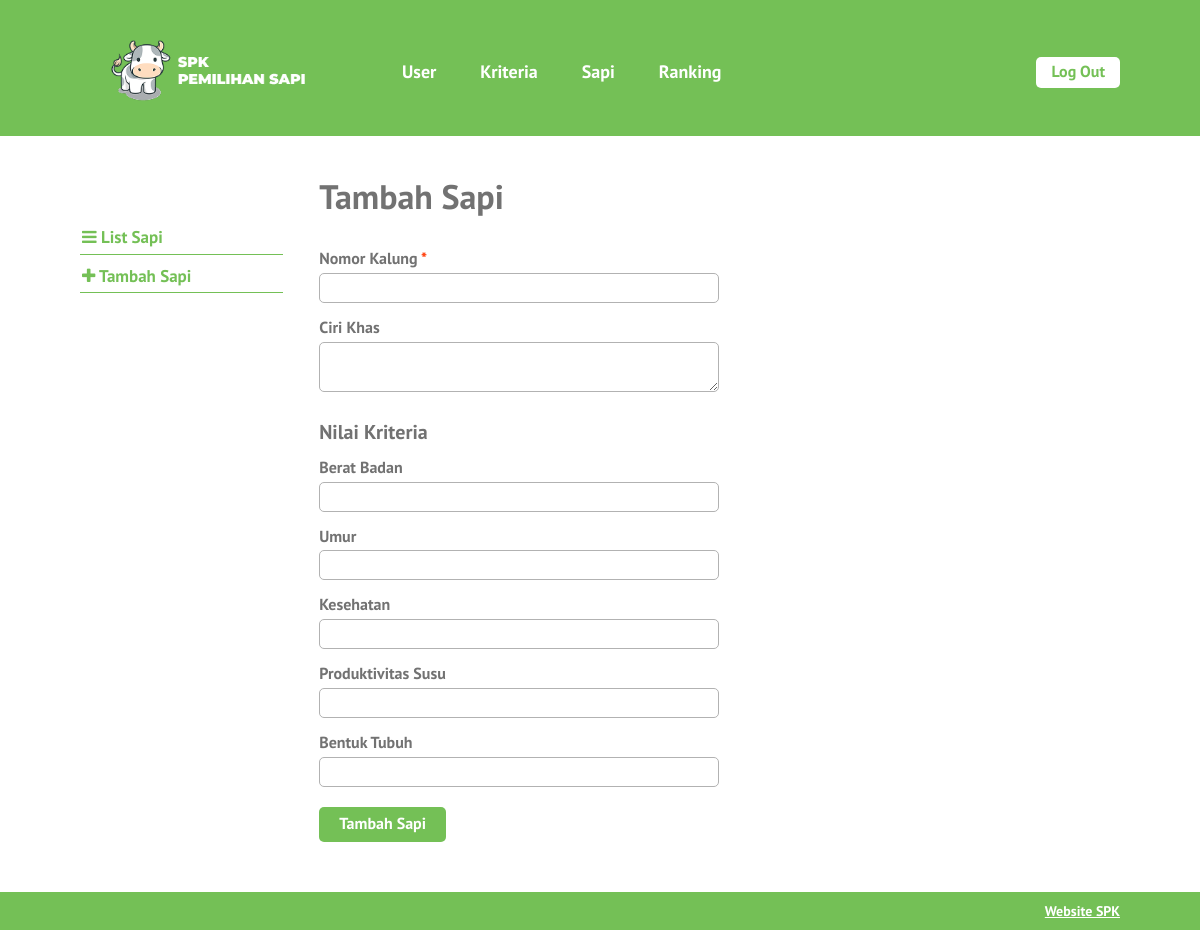
The page /tambah-sapi.php (signed in) on the database its author committed.
### tables this page shows
CREATE TABLE `kriteria` (
  `id_kriteria` int(10) NOT NULL,
  `nama` varchar(30) NOT NULL,
  `type` enum('benefit','cost') NOT NULL,
  `bobot` float NOT NULL,
  `ada_pilihan` tinyint(1) DEFAULT NULL,
  `urutan_order` int(2) NOT NULL
);

### tambah-sapi.php (the view, shortened to what this page needs)
<?php require_once('includes/init.php'); ?>
<?php
$no_kalung = (isset($_POST['no_kalung'])) ? trim($_POST['no_kalung']) : '';
$ciri_khas = (isset($_POST['ciri_khas'])) ? trim($_POST['ciri_khas']) : '';
?>
<?php
require_once('template-parts/header.php');
?>
	<div class="main-content-row">
	<div class="container clearfix">
		<?php include_once('template-parts/sidebar-sapi.php'); ?>
		<div class="main-content the-content">
			<h1>Tambah Sapi</h1>
				<form action="tambah-sapi.php" method="post">
					<div class="field-wrap clearfix">
						<label>Nomor Kalung <span class="red">*</span></label>
						<input type="text" name="no_kalung" value="<?php echo $no_kalung; ?>">
					</div>
					<div class="field-wrap clearfix">
						<label>Ciri Khas</label>
						<textarea name="ciri_khas" cols="30" rows="2"><?php echo $ciri_khas; ?></textarea>
					</div>
					<h3>Nilai Kriteria</h3>
					<?php
					$query = $pdo->prepare('SELECT id_kriteria, nama, ada_pilihan FROM kriteria ORDER BY urutan_order ASC');
					$query->execute();
					$query->setFetchMode(PDO::FETCH_ASSOC);
					if($query->rowCount() > 0):
						while($kriteria = $query->fetch()):
						?>
							<div class="field-wrap clearfix">
								<label><?php echo $kriteria['nama']; ?></label>
								<?php if(!$kriteria['ada_pilihan']): ?>
									<input type="number" step="0.001" name="kriteria[<?php echo $kriteria['id_kriteria']; ?>]">
								<?php endif; ?>
							</div>
						<?php
						endwhile;
					else:
						echo '<p>Kriteria masih kosong.</p>';
					endif;
					?>
					<div class="field-wrap clearfix">
						<button type="submit" name="submit" value="submit" class="button">Tambah Sapi</button>
					</div>
				</form>
		</div>
	</div>
	</div>
<?php
require_once('template-parts/footer.php');

### stylesheets/style.css (style rules this page uses)
html,body,div,span,applet,object,iframe,h1,h2,h3,h4,h5,h6,p,blockquote,pre,a,abbr,acronym,address,big,cite,code,del,dfn,em,img,ins,kbd,q,s,samp,small,strike,strong,sub,sup,tt,var,b,u,i,center,dl,dt,dd,ol,ul,li,fieldset,form,label,legend,table,caption,tbody,tfoot,thead,tr,th,td,article,aside,canvas,details,embed,figure,figcaption,footer,header,hgroup,menu,nav,output,ruby,section,summary,time,mark,audio,video { margin:0;padding:0;border:0;font-size:100%;vertical-align:baseline }
body { line-height:1 }
*,*:before,*:after { -moz-box-sizing:border-box;-webkit-box-sizing:border-box;box-sizing:border-box }
.clearfix:before,.clearfix:after { content:" ";display:table }
.clear,.clearfix:after { clear:both }
.container { max-width:1100px;margin:0 auto;position:relative;padding:0 30px }
body { background:#74c056;font-family:"PT Sans",sans-serif;color:#727272;font-size:14px;line-height:1.3;font-weight:500 }
textarea,input[type="text"],input[type="email"],input[type="date"],input[type="tel"],input[type="search"],input[type="number"],select,input[type="password"] { background:#fff;border:1px solid #b2b2b2;width:100%;font-family:inherit;font-weight:inherit;font-size:16px;padding:4px 10px;vertical-align:top;margin:0;color:#727272;border-radius:5px }
textarea { min-width:100%;max-width:100% }
h1,h2,h3,h4,h5,h6 { font-weight:300 }
.the-content { font-size:16px;line-height:1.42857 }
.the-content h1,.the-content h2,.the-content h3,.the-content h4,.the-content h5,.the-content h6 { font-weight:700 }
.the-content h1 { font-size:34px;margin:0.8em 0 0.8em;padding:0;line-height:1.2 }
.the-content h3 { font-size:20px;margin:0.8em 0 0.3em }
.the-content>h1:first-child,.the-content>h3:first-child,.the-content>h2:first-child { margin-top:0 }
button,a { -webkit-transition:all .2s ease;-moz-transition:all .2s ease;-o-transition:all .2s ease;transition:all 0.2s ease }
span.red,a.red,.the-content span.red,.the-content a.red { color:#ff3600 }
.the-content .button,.button { background:#74c056;color:#fff;display:inline-block;font-size:16px;font-weight:700;line-height:1.2;border:0;font-family:inherit;padding:7px 20px 9px;cursor:pointer;border-radius:5px }
.main-content { float:right;width:77%;padding:40px 0 }
.field-wrap { max-width:400px;padding-bottom:10px }
.field-wrap label { display:block;font-weight:700;padding:3px 0 }
.field-wrap .button { margin-top:10px }

### rows shown on the page
kriteria: nama "Berat Badan"
kriteria: nama "Umur"
kriteria: nama "Kesehatan"
kriteria: nama "Produktivitas Susu"
kriteria: nama "Bentuk Tubuh"
